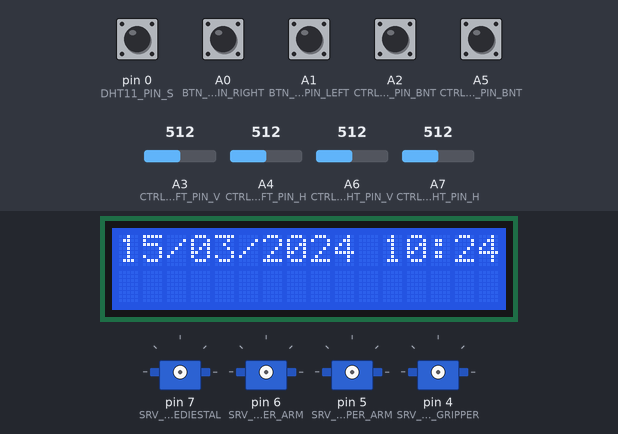
Simulated run of this sketch. Board: Arduino Nano, built with avr-gcc and run on an emulated ATmega328P. On the bench: 16×2 character LCD, 4 × servo. The test bench sets the inputs (shaded band); at power-on: A0 (BTN_LCD_PIN_RIGHT), A1 (BTN_LCD_PIN_LEFT), A2 (CTRL_LEFT_PIN_BNT), A5 (CTRL_RIGHT_PIN_BNT), pin 0 (DHT11_PIN_S) HIGH, A4 (CTRL_LEFT_PIN_H) = 512, A3 (CTRL_LEFT_PIN_V) = 512, A6 (CTRL_RIGHT_PIN_V) = 512, A7 (CTRL_RIGHT_PIN_H) = 512. The local clock reads 2024-03-15 10:24:30 at power-on unless the sketch sets it.

Above: at 5.7 s.
5.8 s: A1 (BTN_LCD_PIN_LEFT) pulled LOW for 0.15 s
At 6.23 s:
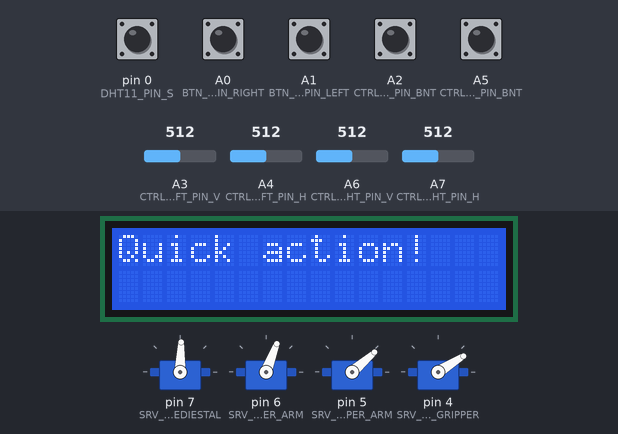
6.5 s: A0 (BTN_LCD_PIN_RIGHT) pulled LOW for 0.15 s
At 8.1 s:
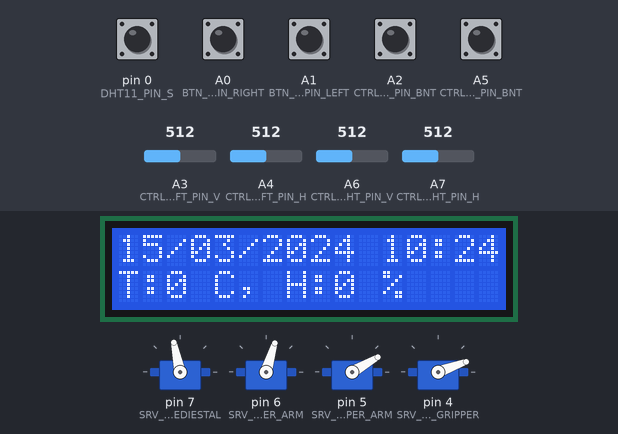
9.6 s: A1 (BTN_LCD_PIN_LEFT) pulled LOW for 3.2 s
At 12.3 s:
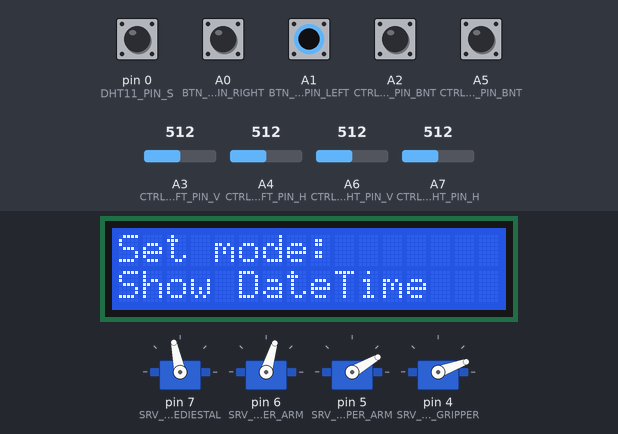
14.3 s: A2 (CTRL_LEFT_PIN_BNT) pulled LOW for 0.15 s
At 14.39 s:
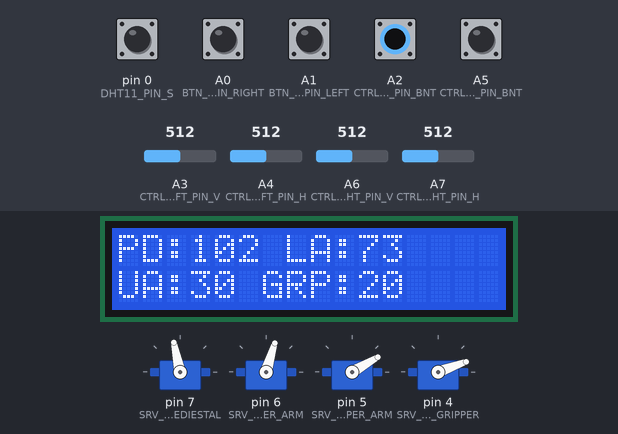
15.9 s: A4 (CTRL_LEFT_PIN_H) set to 690
17.4 s: A4 (CTRL_LEFT_PIN_H) set to 711
At 21.1 s:
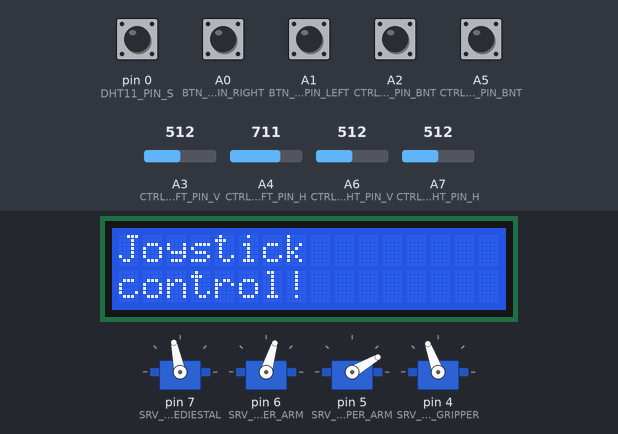
Timing chart, 0 to 21.4 s (numbered marks = the images above; inputs shaded):
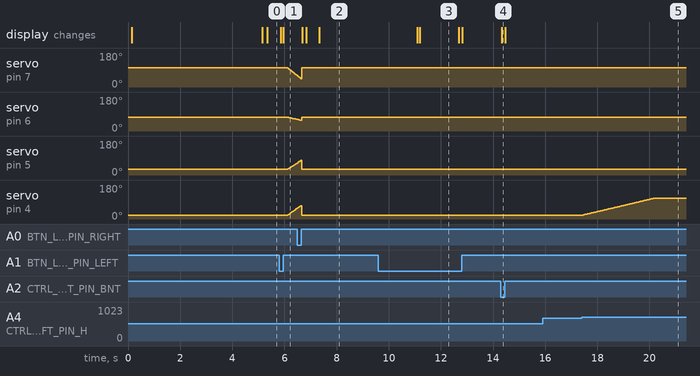

Measured:
- the behaviour switches between 700 and 701 on A4 (CTRL_LEFT_PIN_H) (found by bisection; images 4 and 5)
- after the input at 5.8 s, servo on pin 7 (SRV_PIN_PEDIESTAL): moves from 102° to 61° over 0.34 s, starting after 0.33 s; servo on pin 6 (SRV_PIN_LOWER_ARM): moves from 73° to 62° over 0.34 s, starting after 0.33 s
- after the input at 6.5 s, the display: first changes after 0.19 s (image 2 shows a later state)
- after the input at 9.6 s, the display: first changes after 1.5 s (image 3 shows a later state)
- after the input at 14.3 s, the display: changes at once (image 4)
- after the input at 15.9 s, every drawn part: stays the same
- after the input at 17.4 s, servo on pin 4 (SRV_PIN_GRIPPER): moves from 20° to 110° over 2.7 s, starting at once
- what the display in image 3 shows lasts 1.5 s, from 11.2 s to 12.7 s

The sketch:

edelivery-hand.ino
```cpp
// include the library code:
#include <LiquidCrystal.h>
#include "DHT.h"
#include <virtuabotixRTC.h> //Libraries needed
#include<Servo.h>
#include<ArmPositionList.h>


// --------------------------------------
// SETUP Arduino pins
// --------------------------------------
// LCD pins
const uint8_t LCD_PIN_DB7 = 13;
const uint8_t LCD_PIN_DB6 = 12;
const uint8_t LCD_PIN_DB5 = 11;
const uint8_t LCD_PIN_DB4 = 10;
const uint8_t LCD_PIN_E  =  9;
const uint8_t LCD_PIN_RS =  8;

// DHT temperature and humidity
const int DHT11_PIN_S    =  0;
// RTC
const uint8_t RTC_PIN_CLK = 1;
const uint8_t RTC_PIN_DAT = 2;
const uint8_t RTC_PIN_RST = 3;
// LCD Buttons
const uint8_t  BTN_LCD_PIN_RIGHT  = A0;
const uint8_t  BTN_LCD_PIN_LEFT   = A1;
// Control joystick
const uint8_t  CTRL_LEFT_PIN_BNT  = A2;
const uint8_t  CTRL_LEFT_PIN_V    = A3;
const uint8_t  CTRL_LEFT_PIN_H    = A4;
const uint8_t  CTRL_RIGHT_PIN_BNT = A5;
const uint8_t  CTRL_RIGHT_PIN_V   = A6;
const uint8_t  CTRL_RIGHT_PIN_H   = A7;
// Servo motors
const uint8_t  SRV_PIN_PEDIESTAL = 7;
const uint8_t  SRV_PIN_LOWER_ARM = 6;
const uint8_t  SRV_PIN_UPPER_ARM = 5;
const uint8_t  SRV_PIN_GRIPPER   = 4;
// Other constants
const unsigned long LCD_INFO_REFRESH_INTERVAL = 5000;
const unsigned long LCD_INTRO_INTERVAL = 5000;
const unsigned long MODE_CHANGE_INTERVAL = 1500;
const unsigned long BUTTON_LONG_CLICK = 1500;
const unsigned long BUTTON_LONG_PRESS_INTERVAL = 200;


// --------------------------------------
// Robot arm status variables
// --------------------------------------
const uint8_t ARM_MODE_NOT_DEFINED = -1;
const uint8_t ARM_MODE_INFO = 0; // mode shows date time and temperature and
const uint8_t ARM_MODE_CONTROL = 1; // reads from the control
const uint8_t ARM_MODE_ACTION1 = 2; // quick action 1
const uint8_t ARM_MODE_SELECT = 4; // mode selection
const uint8_t ARM_MODE_DATE_SETUP = 5; // date selection
const uint8_t ARM_MODE_INTRO = 6; // startup message


// button timestamp when it was pressed
unsigned long BTN_LCD_LEFT_PRESSED = 0;
unsigned long BTN_LCD_RIGHT_PRESSED = 0;
bool BTN_LCD_LEFT_LONGPRESS_FIRED = false;
bool CONSOLE_WARNING_SHOWN = false;

// Detect flag if control is conneced
int CTRL_ON = 0;

// control statuses
int CTRL_LEFT_PIN_BNT_PRESSED = 0;
int CTRL_RIGHT_PIN_BNT_PRESSED = 0;
int CTRL_LEFT_PIN_H_ACTION = 0;
int CTRL_LEFT_PIN_V_ACTION = 0;
int CTRL_RIGHT_PIN_H_ACTION = 0;
int CTRL_RIGHT_PIN_V_ACTION = 0;

// quick action
ArmPositionList quickAction1;
// return to base positionaction
ArmPositionList returnAction;


// ARM MODE
int ARM_MODE = ARM_MODE_INFO;
int ARM_MODE_PREVIOUS = ARM_MODE_INFO;
// when choosing arm mode this is
// current selected mode
int ARM_MODE_CHANGE_MODE = ARM_MODE_NOT_DEFINED;

// DateTime setup mode
// 0 - day, 1- month, 2 - year, 3 - hour, 4 - minutes
int DATETIME_SETUP_MODE = 0;


// DISPLAY REFRESH
unsigned long lastInfoRefreshTime = 0;
unsigned long introStartTime = 0;
unsigned long modeChangeTime = 0;

unsigned long BUTTON_LONG_PRESS_EVENT = 0;


struct ArmConstraints {
  ArmPosition initPosition;
  ArmPosition minPosition;
  ArmPosition maxPosition;

  ArmConstraints():
    initPosition(102,    73, 30, 20, 0),
    minPosition(5,    55, 30, 17, 0),
    maxPosition(175, 175, 165, 110, 0) {};

};

ArmConstraints armConstraints;
ArmPosition currentArmPosition(107, 61, 52, 90, 0);


// --------------------------------------
// Initialize components
// --------------------------------------
// initialize the library with the numbers of the interface pins
LiquidCrystal lcd(LCD_PIN_RS, LCD_PIN_E, LCD_PIN_DB4, LCD_PIN_DB5, LCD_PIN_DB6, LCD_PIN_DB7);
// initialize libary for DHT11
DHT dht(DHT11_PIN_S, DHT22);
// initialize real time Clock DS 1302
virtuabotixRTC timer(RTC_PIN_CLK, RTC_PIN_DAT, RTC_PIN_RST);
// servo motors
Servo servoPediestal;
Servo servoLowerArm;
Servo servoUpperArm;
Servo servoGripper;


/****************************************************************
   Initialization function
****************************************************************/
void setup() {
  // start DHT
  dht.begin();

  // set up the LCD's number of columns and rows:
  lcd.begin(16, 2);


  // Set the current date, and time in the following format:
  // seconds, minutes, hours, day of the week, day of the month, month, year
  // this is for initial set..
  //timer.setDS1302Time(00, 1, 1, 1, 1, 1, 2019);

  //


  pinMode(BTN_LCD_PIN_LEFT, INPUT_PULLUP);
  pinMode(BTN_LCD_PIN_RIGHT, INPUT_PULLUP);
  pinMode(CTRL_LEFT_PIN_BNT, INPUT_PULLUP);
  pinMode(CTRL_RIGHT_PIN_BNT, INPUT_PULLUP);

  // set current arm position to init position
  currentArmPosition = armConstraints.initPosition;
  // quick action 1 vector
  quickAction1.AddPosition(35, 55, 86, 80, 20);
  quickAction1.AddPosition(35, 55, 45, 70, 30);
  quickAction1.AddPosition(35, 110, 45, 70, 30);
  quickAction1.AddPosition(35, 110, 45, 20, 10);
  quickAction1.AddPosition(35, 58, 80, 20, 30);
  quickAction1.AddPosition(98, 58, 80, 20, 10);
  quickAction1.AddPosition(98, 143, 149, 20, 20);
  quickAction1.AddPosition(98, 160, 160, 20, 10);
  quickAction1.AddPosition(98, 123, 120, 50, 10);


  // go to init position because servo could detach
  quickAction1.AddPosition(armConstraints.initPosition.pediestal,
                           armConstraints.initPosition.lower_arm,
                           armConstraints.initPosition.upper_arm,
                           armConstraints.initPosition.gripper, 20);

  // create return position action
  returnAction.AddPosition(armConstraints.initPosition.pediestal,
                           armConstraints.initPosition.lower_arm,
                           armConstraints.initPosition.upper_arm,
                           armConstraints.initPosition.gripper, 20);

  // setup init mode
  initProcess(ARM_MODE_INTRO);
}

/****************************************************************
    Main program loop function
 ****************************************************************/
void loop() {
  readLCDButtons();


  switch (ARM_MODE) {
    case ARM_MODE_SELECT:
      processModeSelection();
      break;
    case ARM_MODE_INFO:
      processInfoMode();
      break;
    case ARM_MODE_CONTROL:
      if ( readControl() ) {
        // attach servo motors
        if (CONSOLE_WARNING_SHOWN) {
          showJoystickControlMessage();
          servosAttach();
          CONSOLE_WARNING_SHOWN = false;
        }
        // show current datetime if left button clicked
        if ( CTRL_LEFT_PIN_BNT_PRESSED == 1 ) {
          lastInfoRefreshTime = 0;
          showArmPosition();
        }
        else {
          processControlValues();
        }
      } else if (!CONSOLE_WARNING_SHOWN) {
        // show warning
        servosDetach();

        lcd.setCursor(0, 0);
        lcd.print("Joystick console");
        lcd.setCursor(0, 1);
        lcd.print("not detected!");
        CONSOLE_WARNING_SHOWN = true;
      }
      break;
    case ARM_MODE_ACTION1:
      processAction1();
      break;
    case ARM_MODE_DATE_SETUP:
      processDateTimeSetup();
      break;
    case ARM_MODE_INTRO:
      processIntroMessage();
      break;
  }
}

void showJoystickControlMessage () {

  lcd.setCursor(0, 0);
  lcd.print("Joystick        ");
  lcd.setCursor(0, 1);
  lcd.print("control!        ");
  delay(100);
}

void servosAttach() {
  servoPediestal.attach(SRV_PIN_PEDIESTAL);
  servoLowerArm.attach(SRV_PIN_LOWER_ARM);
  servoUpperArm.attach(SRV_PIN_UPPER_ARM);
  servoGripper.attach(SRV_PIN_GRIPPER);
  delay(50);
}

void servosDetach() {
  // go to initial position
  currentArmPosition = armConstraints.initPosition;
  updateServoPosition();

  // got to initial poi
  servoPediestal.detach();
  servoLowerArm.detach();
  servoUpperArm.detach();
  servoGripper.detach();
  delay(50);
}

/**
    set process init variables
*/
void initProcess(int iMode) {
  lcd.clear();
  ARM_MODE_PREVIOUS = ARM_MODE;
  ARM_MODE = iMode;

  switch (iMode) {
    case ARM_MODE_SELECT:
      servosDetach();
      modeChangeTime = millis();
      ARM_MODE_CHANGE_MODE = getNextArmMode( ARM_MODE  );
      break;
    case ARM_MODE_INFO:
      servosDetach();
      delay(100);
      lastInfoRefreshTime = 0;
      break;
    case ARM_MODE_CONTROL:
      showJoystickControlMessage();
      CONSOLE_WARNING_SHOWN = false;
      servosAttach();
      break;
    case ARM_MODE_ACTION1:
      lcd.setCursor(0, 0);
      lcd.print("Quick action!");
      delay(100);

      servosAttach();
      // start from current arm position
      quickAction1.StartMovement(currentArmPosition);
      processAction1();
      break;
    case ARM_MODE_DATE_SETUP:
      servosDetach();
      DATETIME_SETUP_MODE = 0;
      break;
    case ARM_MODE_INTRO:
      servosDetach();
      lcd.setCursor(0, 0);
      lcd.print("Hello Adrien,   ");
      lcd.setCursor(0, 1);
      lcd.print("I am eDel. hand!");
      introStartTime = millis();
      break;
  }
}
/**
   Intro message check if is showing long enough
   then go to INFO mode
*/
void processIntroMessage() {
  if ( millis() - introStartTime > LCD_INTRO_INTERVAL  )  {
    introStartTime = 0;
    initProcess(ARM_MODE_INFO);
  }
}

/**
   Process mode selection  1
*/
void processModeSelection() {
  lcd.setCursor(0, 0);
  lcd.print("Set mode:       ");
  lcd.setCursor(0, 1);

  if (millis() -  modeChangeTime > MODE_CHANGE_INTERVAL) {
    ARM_MODE_CHANGE_MODE = getNextArmMode(ARM_MODE_CHANGE_MODE == ARM_MODE_NOT_DEFINED ? ARM_MODE : ARM_MODE_CHANGE_MODE );
    modeChangeTime = millis();
  }

  switch (ARM_MODE_CHANGE_MODE) {
    case ARM_MODE_INFO:
      lcd.print("Show DateTime  ");
      break;
    case ARM_MODE_CONTROL:
      lcd.print("Manual control     ");
      break;
    case ARM_MODE_ACTION1:
      lcd.print("Quick Action       ");
      break;
    case ARM_MODE_DATE_SETUP:
      lcd.print("DateTime setup  ");
    case ARM_MODE_INTRO:
      lcd.print("Intro message   ");
      break;
  }

}

/**
   Process action 1
*/
void processAction1() {
  if (quickAction1.UpdateCurrentPosition()) {

    ArmPosition pos = quickAction1.getCurrentPosition();
    currentArmPosition = pos;
    updateServoPosition();
  } else {
    // when end go to preious mode
    initProcess(ARM_MODE_PREVIOUS);
  }

}
/**
   Process dateTume
*/
void processDateTimeSetup() {
  timer.updateTime();
  lcd.setCursor(0, 0);
  switch (DATETIME_SETUP_MODE) {
    case 0:
      lcd.print("Setup:dayOfMonth");
      lcd.setCursor(0, 1);
      lcd.print(String(timer.dayofmonth));
      break;
    case 1:
      lcd.print("Setup: month");
      lcd.setCursor(0, 1);
      lcd.print(String(timer.month));
      break;
    case 2:
      lcd.print("Setup: year");
      lcd.setCursor(0, 1);
      lcd.print(String(timer.year));
      break;
    case 3:
      lcd.print("Setup: hour");

      lcd.setCursor(0, 1);
      lcd.print(String(timer.hours));
      break;
    case 4:
      lcd.print("Setup: minute");
      lcd.setCursor(0, 1);
      lcd.print(String(timer.minutes));
      break;
  }
  // clear the rest of string
  lcd.print("                ");

}

void processControlValues() {

  // check if right control button was pressed - if yes reset values
  // else calculate new position
  if (CTRL_RIGHT_PIN_BNT_PRESSED == 0) {
    currentArmPosition.pediestal  += CTRL_RIGHT_PIN_H_ACTION;
    currentArmPosition.lower_arm += CTRL_RIGHT_PIN_V_ACTION;
    currentArmPosition.upper_arm += CTRL_LEFT_PIN_V_ACTION;
    currentArmPosition.gripper   += CTRL_LEFT_PIN_H_ACTION;

    currentArmPosition.pediestal = setBorders(currentArmPosition.pediestal, armConstraints.minPosition.pediestal, armConstraints.maxPosition.pediestal);
    currentArmPosition.lower_arm = setBorders(currentArmPosition.lower_arm,  armConstraints.minPosition.lower_arm,  armConstraints.maxPosition.lower_arm);
    // calculate borders for upper arm
    currentArmPosition.upper_arm = setBorders(currentArmPosition.upper_arm,  armConstraints.minPosition.upper_arm,  armConstraints.maxPosition.upper_arm);
    currentArmPosition.gripper   = setBorders(currentArmPosition.gripper,  armConstraints.minPosition.gripper,  armConstraints.maxPosition.gripper);

  } else {
    currentArmPosition = armConstraints.initPosition;
  }
  updateServoPosition();
}


void updateServoPosition() {

  servoPediestal.write(currentArmPosition.pediestal);
  servoLowerArm.write(currentArmPosition.lower_arm);
  servoUpperArm.write(currentArmPosition.upper_arm);
  servoGripper.write(currentArmPosition.gripper);
  // waits for the servos to reach the position
  delay(30);
}

void showArmPosition() {
  // display values to LCD
  lcd.setCursor(0, 0);
  lcd.print("PD:");
  lcd.print((int)currentArmPosition.pediestal);
  lcd.print(" LA:");
  lcd.print((int)currentArmPosition.lower_arm);
  lcd.print("              "); // clean

  lcd.setCursor(0, 1);
  lcd.print("UA:");
  lcd.print((int)currentArmPosition.upper_arm);
  lcd.print(" GRP:");
  lcd.print((int)currentArmPosition.gripper);
  lcd.print("              ");

}
/**
   Method calculates servmo turn speed
*/
int calculateDeltaAngle(int value) {
  int iDeltaAngle = 0;

  if (value > 950) {
    iDeltaAngle = 4;
  } else if (value > 900) {
    iDeltaAngle = 2;
  } else if (value > 700) {
    iDeltaAngle = 1;
  } else if (value < 50) {
    iDeltaAngle = -4;
  } else if (value < 100) {
    iDeltaAngle = -2;
  } else if (value < 300) {
    iDeltaAngle = -1;
  }
  return iDeltaAngle;
}


/**
   Make sure value is inside boundaries
*/
int setBorders(int value, int minVal, int maxVal) {
  return value > minVal ? (value < maxVal ? value : maxVal) : minVal;
}
/**
   Read LCD button status and fire event if button is clicked
   Milis go back to zero approximately 50 days! -
   Buttons are pullup so at press they have low value!
*/
void readLCDButtons() {
  // read left button
  if (digitalRead(BTN_LCD_PIN_LEFT) == LOW) {
    BTN_LCD_LEFT_PRESSED = BTN_LCD_LEFT_PRESSED > 0 ? BTN_LCD_LEFT_PRESSED : millis();
    if (!BTN_LCD_LEFT_LONGPRESS_FIRED && millis() - BTN_LCD_LEFT_PRESSED  > BUTTON_LONG_CLICK) {
      lcdLeftButtonLongPressEvent();
      BTN_LCD_LEFT_LONGPRESS_FIRED = true;
    }
  } else {
    if (BTN_LCD_LEFT_PRESSED > 0) {
      if ( millis() - BTN_LCD_LEFT_PRESSED  > BUTTON_LONG_CLICK) {
        lcdLeftButtonLongClickEvent();
      } else {
        lcdLeftButtonClickEvent();
      }
    }
    BTN_LCD_LEFT_LONGPRESS_FIRED = false;
    BTN_LCD_LEFT_PRESSED = 0;
  }

  // read right button
  if (digitalRead(BTN_LCD_PIN_RIGHT) == LOW) {
    BTN_LCD_RIGHT_PRESSED = BTN_LCD_RIGHT_PRESSED > 0 ? BTN_LCD_RIGHT_PRESSED : millis();
    if ( millis() - BTN_LCD_RIGHT_PRESSED  > BUTTON_LONG_CLICK) {
      lcdRightButtonLongPressEvent();
    }

  } else {
    if (BTN_LCD_RIGHT_PRESSED > 0) {
      if ( millis() - BTN_LCD_RIGHT_PRESSED  > BUTTON_LONG_CLICK) {
        lcdRightButtonLongClickEvent();
      } else {
        lcdRightButtonClickEvent();
      }
    }
    BUTTON_LONG_PRESS_EVENT = 0;
    BTN_LCD_RIGHT_PRESSED = 0;
  }
}

/*
  Mehtod reads values from joystick and caluclates
  delta angle for each motor

*/
boolean readControl() {
  int iCtrLeftH = analogRead(CTRL_LEFT_PIN_H);
  int iCtrLeftV = analogRead(CTRL_LEFT_PIN_V);
  int iCtrRightH = analogRead(CTRL_RIGHT_PIN_H);
  int iCtrRightV = analogRead(CTRL_RIGHT_PIN_V);
  // test if any of the values are not pulled up;
  //

  CTRL_ON = iCtrLeftH > 15
            || iCtrLeftV > 15
            || iCtrRightH > 15
            || iCtrRightV > 15;


  if (!CTRL_ON) {
    CTRL_LEFT_PIN_H_ACTION = 0;
    CTRL_LEFT_PIN_V_ACTION = 0;
    CTRL_RIGHT_PIN_H_ACTION = 0;
    CTRL_RIGHT_PIN_V_ACTION = 0;
    return false;
  }

  CTRL_LEFT_PIN_H_ACTION = calculateDeltaAngle(iCtrLeftH);
  CTRL_LEFT_PIN_V_ACTION = calculateDeltaAngle(iCtrLeftV) * -1;
  CTRL_RIGHT_PIN_H_ACTION = calculateDeltaAngle(iCtrRightH);
  CTRL_RIGHT_PIN_V_ACTION = calculateDeltaAngle(iCtrRightV);


  if (digitalRead(CTRL_LEFT_PIN_BNT) == LOW) {
    CTRL_LEFT_PIN_BNT_PRESSED = 1;
  } else {
    // set back the message
    if (CTRL_LEFT_PIN_BNT_PRESSED == 1) {
       showJoystickControlMessage();
    }

    CTRL_LEFT_PIN_BNT_PRESSED = 0;
  }

  if (digitalRead(CTRL_RIGHT_PIN_BNT) == LOW) {
    CTRL_RIGHT_PIN_BNT_PRESSED = 1;
  } else {
    CTRL_RIGHT_PIN_BNT_PRESSED = 0;
  }
  return true;
}

/*
  Mehtod reads date/time, temperature and humidity
  and prints values to Lcd display
*/
void processInfoMode() {
  // Do not refresh to often because it is time and current consuming..  :)
  unsigned long currentTime = millis();
  if ( currentTime - lastInfoRefreshTime > LCD_INFO_REFRESH_INTERVAL) {
    lastInfoRefreshTime = currentTime;

    timer.updateTime();
    // print date time
    lcd.setCursor(0, 0);
    // todo fix 00 formating..
    String timeString = addLeadingZero(timer.dayofmonth);
    timeString = String(timeString + "/");
    timeString = String(timeString + addLeadingZero(timer.month));
    timeString = String(timeString + "/");
    timeString = String(timeString + timer.year);
    timeString = String(timeString + " ");
    timeString = String(timeString + addLeadingZero(timer.hours));
    timeString = String(timeString + ":");
    timeString = String(timeString + addLeadingZero(timer.minutes));


    // make sure that is 16 chars to clear row
    while (timeString.length() < 16) {
      timeString = String(timeString + " ");
    }
    lcd.print(timeString);


    float h = dht.readHumidity();
    float t = dht.readTemperature();

    // check if returns are valid, if they are NaN (not a number) then something went wrong!
    if (!isnan(t) && !isnan(h)) {
      int it1 = t * 10;
      lcd.setCursor(0, 1);
      // print the number of seconds since reset:
      lcd.print("T:"); // Prints string "Temp." on the LCD
      lcd.print((int)t); //  trucate the decimal
      lcd.print(" C,");
      lcd.print(" H:");
      lcd.print((int)h); // trucate the decimal
      lcd.print(" %");
    } else {
      lcd.setCursor(0, 1);
      lcd.print("Reading T&H ... "); //
    }
  }
}

String addLeadingZero(uint8_t val){
    String str = String(val);
    while (str.length() <2){
     str = String("0" + str);
    }
    return str;
}

/**
   Left LCD button click event
*/
void lcdLeftButtonLongPressEvent() {
  // got to select mode
  initProcess(ARM_MODE_SELECT);
}

int getNextArmMode(int iCurrent) {
  switch (iCurrent) {
    case ARM_MODE_INTRO:
      return  ARM_MODE_INFO;
    case ARM_MODE_INFO:
      return  ARM_MODE_CONTROL;
    case ARM_MODE_CONTROL:
      return  ARM_MODE_DATE_SETUP;
    case ARM_MODE_DATE_SETUP:
      return ARM_MODE_INTRO;
    default:
      return  ARM_MODE_INFO;
  }
}


/**
   Left LCD button click event
*/
void lcdLeftButtonClickEvent() {

  if (ARM_MODE == ARM_MODE_DATE_SETUP) {
    DATETIME_SETUP_MODE++;
    if (DATETIME_SETUP_MODE > 4) {
      DATETIME_SETUP_MODE = 0;
    }
    lcd.clear();
  } else {
    // if arm mode not in
    if (ARM_MODE != ARM_MODE_ACTION1) {
      // start quick action 1
      initProcess(ARM_MODE_ACTION1);
    }
  }
}

/**
  Left LCD button LONG click event
*/
void lcdLeftButtonLongClickEvent() {
  if (ARM_MODE_CHANGE_MODE != ARM_MODE_NOT_DEFINED) {
    initProcess(ARM_MODE_CHANGE_MODE);
    ARM_MODE_CHANGE_MODE = ARM_MODE_NOT_DEFINED;
  } else {
    initProcess(ARM_MODE_INFO);

  }
}


/**
   Right LCD button click event
*/
void lcdRightButtonClickEvent() {
  if (ARM_MODE == ARM_MODE_DATE_SETUP) {
    timer.updateTime();
    switch (DATETIME_SETUP_MODE) {
      case 0: {
          timer.dayofmonth++;
          timer.dayofmonth = timer.dayofmonth > 31 ? 1 : timer.dayofmonth;
          break;
        case 1:
          timer.month++;
          timer.month = timer.month > 12 ? 1 : timer.month;
          break;
        case 2:
          timer.year++;
          timer.year = timer.year > 2050 ? 2019 : timer.year;
          break;
        case 3:
          timer.hours++;
          timer.hours = timer.hours > 24 ? 1 : timer.hours;
          break;
        case 4:
          timer.minutes++;
          timer.minutes = timer.minutes > 59 ? 1 : timer.minutes;
          break;
        }
    }
    timer.setDS1302Time(00, timer.minutes, timer.hours, 0, timer.dayofmonth, timer.month, timer.year);
  } else if (ARM_MODE == ARM_MODE_INFO) {
    initProcess(ARM_MODE_CONTROL);
  } else {
    initProcess(ARM_MODE_INFO);
  }
}
/**
  Right LCD button LONG click event
*/
void lcdRightButtonLongPressEvent() {
  if ( millis() - BUTTON_LONG_PRESS_EVENT  > BUTTON_LONG_PRESS_INTERVAL) {
    lcdRightButtonClickEvent();
    BUTTON_LONG_PRESS_EVENT =  millis() ;
  }

}

void lcdRightButtonLongClickEvent() {

}
```
